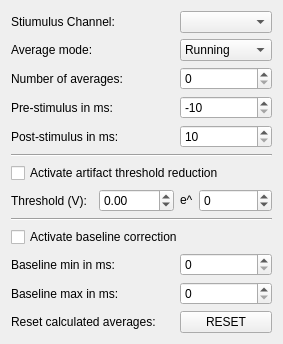
<?xml version="1.0" encoding="UTF-8"?>
<ui version="4.0">
 <class>AverageSettingsWidgetClass</class>
 <widget class="QWidget" name="AverageSettingsWidgetClass">
  <property name="geometry">
   <rect>
    <x>0</x>
    <y>0</y>
    <width>252</width>
    <height>313</height>
   </rect>
  </property>
  <property name="windowTitle">
   <string>Form</string>
  </property>
  <layout class="QGridLayout" name="gridLayout">
   <item row="8" column="2">
    <widget class="QDoubleSpinBox" name="m_pSpinBox_artifactThresholdFirst">
     <property name="minimum">
      <double>-9999.000000000000000</double>
     </property>
     <property name="maximum">
      <double>9999.000000000000000</double>
     </property>
    </widget>
   </item>
   <item row="8" column="3">
    <widget class="QLabel" name="label_10">
     <property name="sizePolicy">
      <sizepolicy hsizetype="Fixed" vsizetype="Fixed">
       <horstretch>0</horstretch>
       <verstretch>0</verstretch>
      </sizepolicy>
     </property>
     <property name="text">
      <string>e^</string>
     </property>
    </widget>
   </item>
   <item row="8" column="0">
    <widget class="QLabel" name="label_9">
     <property name="text">
      <string>Threshold (V):</string>
     </property>
    </widget>
   </item>
   <item row="8" column="4">
    <widget class="QSpinBox" name="m_pSpinBox_artifactThresholdSecond">
     <property name="minimum">
      <number>-999</number>
     </property>
     <property name="maximum">
      <number>999</number>
     </property>
    </widget>
   </item>
   <item row="7" column="0" colspan="5">
    <widget class="QCheckBox" name="m_pcheckBoxArtifactReduction">
     <property name="text">
      <string>Activate artifact threshold reduction</string>
     </property>
    </widget>
   </item>
   <item row="6" column="0" colspan="5">
    <widget class="Line" name="line_2">
     <property name="orientation">
      <enum>Qt::Horizontal</enum>
     </property>
    </widget>
   </item>
   <item row="9" column="0" colspan="5">
    <widget class="Line" name="line">
     <property name="orientation">
      <enum>Qt::Horizontal</enum>
     </property>
    </widget>
   </item>
   <item row="4" column="3" colspan="2">
    <widget class="QSpinBox" name="m_pSpinBoxPreStimSamples">
     <property name="prefix">
      <string>-</string>
     </property>
     <property name="minimum">
      <number>10</number>
     </property>
     <property name="maximum">
      <number>10000</number>
     </property>
     <property name="singleStep">
      <number>10</number>
     </property>
    </widget>
   </item>
   <item row="5" column="3" colspan="2">
    <widget class="QSpinBox" name="m_pSpinBoxPostStimSamples">
     <property name="minimum">
      <number>10</number>
     </property>
     <property name="maximum">
      <number>10000</number>
     </property>
     <property name="singleStep">
      <number>10</number>
     </property>
    </widget>
   </item>
   <item row="3" column="3" colspan="2">
    <widget class="QSpinBox" name="m_pSpinBoxNumAverages">
     <property name="minimum">
      <number>0</number>
     </property>
     <property name="maximum">
      <number>1000</number>
     </property>
    </widget>
   </item>
   <item row="2" column="3" colspan="2">
    <widget class="QComboBox" name="m_comboBox_runningAvr">
     <item>
      <property name="text">
       <string>Running</string>
      </property>
     </item>
     <item>
      <property name="text">
       <string>Cumulative</string>
      </property>
     </item>
    </widget>
   </item>
   <item row="1" column="3" colspan="2">
    <widget class="QComboBox" name="m_pComboBoxChSelection"/>
   </item>
   <item row="11" column="3" colspan="2">
    <widget class="QSpinBox" name="m_pSpinBoxBaselineFrom">
     <property name="singleStep">
      <number>10</number>
     </property>
    </widget>
   </item>
   <item row="12" column="3" colspan="2">
    <widget class="QSpinBox" name="m_pSpinBoxBaselineTo">
     <property name="singleStep">
      <number>10</number>
     </property>
     <property name="value">
      <number>0</number>
     </property>
    </widget>
   </item>
   <item row="13" column="3" colspan="2">
    <widget class="QPushButton" name="m_pushButton_reset">
     <property name="text">
      <string>RESET</string>
     </property>
    </widget>
   </item>
   <item row="13" column="0" colspan="3">
    <widget class="QLabel" name="label_8">
     <property name="text">
      <string>Reset calculated averages:</string>
     </property>
    </widget>
   </item>
   <item row="12" column="0" colspan="3">
    <widget class="QLabel" name="label_6">
     <property name="text">
      <string>Baseline max in ms:</string>
     </property>
    </widget>
   </item>
   <item row="11" column="0" colspan="3">
    <widget class="QLabel" name="label_5">
     <property name="text">
      <string>Baseline min in ms:</string>
     </property>
    </widget>
   </item>
   <item row="10" column="0" colspan="5">
    <widget class="QCheckBox" name="m_pcheckBoxBaselineCorrection">
     <property name="text">
      <string>Activate baseline correction</string>
     </property>
    </widget>
   </item>
   <item row="5" column="0" colspan="3">
    <widget class="QLabel" name="label_4">
     <property name="text">
      <string>Post-stimulus in ms:</string>
     </property>
    </widget>
   </item>
   <item row="4" column="0" colspan="3">
    <widget class="QLabel" name="label_3">
     <property name="text">
      <string>Pre-stimulus in ms:</string>
     </property>
    </widget>
   </item>
   <item row="3" column="0" colspan="3">
    <widget class="QLabel" name="label_2">
     <property name="text">
      <string>Number of averages:</string>
     </property>
    </widget>
   </item>
   <item row="2" column="0" colspan="3">
    <widget class="QLabel" name="label_7">
     <property name="text">
      <string>Average mode:</string>
     </property>
    </widget>
   </item>
   <item row="1" column="0" colspan="3">
    <widget class="QLabel" name="label">
     <property name="text">
      <string>Stiumulus Channel:</string>
     </property>
    </widget>
   </item>
  </layout>
 </widget>
 <resources/>
 <connections/>
</ui>
